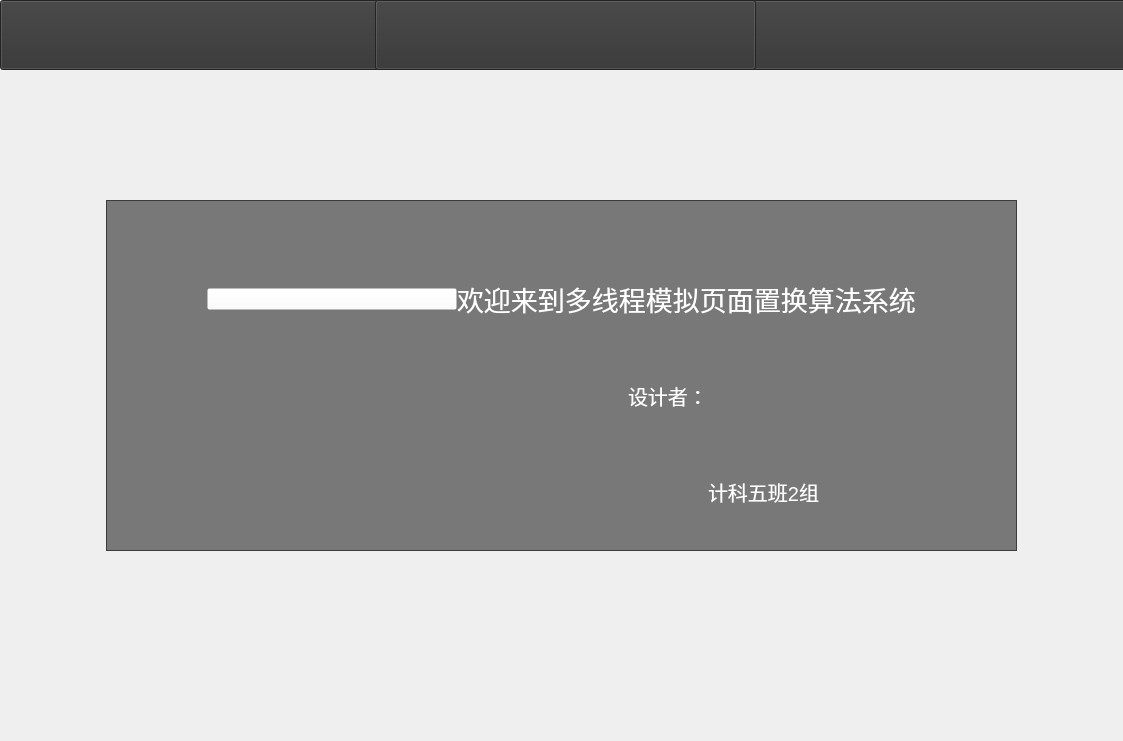
<?xml version="1.0" encoding="UTF-8"?>
<ui version="4.0">
 <class>MainWindow</class>
 <widget class="QMainWindow" name="MainWindow">
  <property name="enabled">
   <bool>true</bool>
  </property>
  <property name="geometry">
   <rect>
    <x>0</x>
    <y>0</y>
    <width>1123</width>
    <height>741</height>
   </rect>
  </property>
  <property name="windowTitle">
   <string>多线程模拟页面置换算法</string>
  </property>
  <property name="windowIcon">
   <iconset resource="res.qrc">
    <normaloff>:/icon/icon.png</normaloff>:/icon/icon.png</iconset>
  </property>
  <property name="styleSheet">
   <string notr="true">#MainWindow{
	border-image: url(:/icon/background.png);
}</string>
  </property>
  <widget class="QWidget" name="centralwidget">
   <layout class="QGridLayout" name="gridLayout">
    <property name="leftMargin">
     <number>0</number>
    </property>
    <property name="topMargin">
     <number>0</number>
    </property>
    <property name="rightMargin">
     <number>0</number>
    </property>
    <property name="bottomMargin">
     <number>0</number>
    </property>
    <property name="spacing">
     <number>0</number>
    </property>
    <item row="0" column="0">
     <widget class="QWidget" name="widget" native="true">
      <property name="sizePolicy">
       <sizepolicy hsizetype="Preferred" vsizetype="Preferred">
        <horstretch>0</horstretch>
        <verstretch>0</verstretch>
       </sizepolicy>
      </property>
      <property name="minimumSize">
       <size>
        <width>1121</width>
        <height>70</height>
       </size>
      </property>
      <property name="styleSheet">
       <string notr="true">background-color: rgb(255, 255, 255);</string>
      </property>
      <layout class="QGridLayout" name="gridLayout_4">
       <property name="leftMargin">
        <number>0</number>
       </property>
       <property name="topMargin">
        <number>0</number>
       </property>
       <property name="rightMargin">
        <number>0</number>
       </property>
       <property name="bottomMargin">
        <number>0</number>
       </property>
       <property name="spacing">
        <number>0</number>
       </property>
       <item row="0" column="0">
        <layout class="QGridLayout" name="gridLayout_3">
         <property name="spacing">
          <number>0</number>
         </property>
         <item row="0" column="0">
          <widget class="QPushButton" name="pushButton_13">
           <property name="minimumSize">
            <size>
             <width>381</width>
             <height>70</height>
            </size>
           </property>
           <property name="font">
            <font>
             <pointsize>12</pointsize>
            </font>
           </property>
           <property name="styleSheet">
            <string notr="true">#pushButton_13{background-color: rgb(51, 51, 51);
border-color: rgb(51, 51, 51);
}
#pushButton_13:hover{
	background-color: rgb(128, 128, 128);
}</string>
           </property>
           <property name="icon">
            <iconset resource="res.qrc">
             <normaloff>:/icon/settings.png</normaloff>:/icon/settings.png</iconset>
           </property>
           <property name="iconSize">
            <size>
             <width>60</width>
             <height>60</height>
            </size>
           </property>
          </widget>
         </item>
         <item row="0" column="2">
          <widget class="QPushButton" name="pushButton_15">
           <property name="minimumSize">
            <size>
             <width>381</width>
             <height>70</height>
            </size>
           </property>
           <property name="styleSheet">
            <string notr="true">#pushButton_15{background-color: rgb(51, 51, 51);
border-color: rgb(51, 51, 51);
}
#pushButton_15:hover{
	background-color: rgb(128, 128, 128);
}</string>
           </property>
           <property name="text">
            <string/>
           </property>
           <property name="icon">
            <iconset resource="res.qrc">
             <normaloff>:/icon/analyze.png</normaloff>:/icon/analyze.png</iconset>
           </property>
           <property name="iconSize">
            <size>
             <width>60</width>
             <height>60</height>
            </size>
           </property>
          </widget>
         </item>
         <item row="0" column="1">
          <widget class="QPushButton" name="pushButton_14">
           <property name="minimumSize">
            <size>
             <width>381</width>
             <height>70</height>
            </size>
           </property>
           <property name="styleSheet">
            <string notr="true">#pushButton_14{background-color: rgb(51, 51, 51);
border-color: rgb(51, 51, 51);
}
#pushButton_14:hover{
	background-color: rgb(128, 128, 128);
}</string>
           </property>
           <property name="text">
            <string/>
           </property>
           <property name="icon">
            <iconset resource="res.qrc">
             <normaloff>:/icon/run.png</normaloff>:/icon/run.png</iconset>
           </property>
           <property name="iconSize">
            <size>
             <width>60</width>
             <height>60</height>
            </size>
           </property>
          </widget>
         </item>
        </layout>
       </item>
      </layout>
     </widget>
    </item>
    <item row="3" column="0">
     <layout class="QHBoxLayout" name="horizontalLayout_4" stretch="1,6,1">
      <item>
       <widget class="QLabel" name="label_7">
        <property name="minimumSize">
         <size>
          <width>81</width>
          <height>351</height>
         </size>
        </property>
        <property name="styleSheet">
         <string notr="true">background-color: rgba(0, 0, 0, 0);</string>
        </property>
        <property name="text">
         <string/>
        </property>
       </widget>
      </item>
      <item>
       <widget class="QFrame" name="frame">
        <property name="minimumSize">
         <size>
          <width>911</width>
          <height>351</height>
         </size>
        </property>
        <property name="styleSheet">
         <string notr="true">background-color: rgba(0, 0, 0, 0.5);</string>
        </property>
        <property name="frameShape">
         <enum>QFrame::StyledPanel</enum>
        </property>
        <property name="frameShadow">
         <enum>QFrame::Raised</enum>
        </property>
        <layout class="QGridLayout" name="gridLayout_5">
         <property name="leftMargin">
          <number>100</number>
         </property>
         <property name="topMargin">
          <number>50</number>
         </property>
         <property name="rightMargin">
          <number>100</number>
         </property>
         <property name="bottomMargin">
          <number>10</number>
         </property>
         <property name="spacing">
          <number>0</number>
         </property>
         <item row="0" column="0">
          <layout class="QHBoxLayout" name="horizontalLayout">
           <property name="spacing">
            <number>0</number>
           </property>
           <item>
            <widget class="QPushButton" name="pushButton">
             <property name="styleSheet">
              <string notr="true">background-color: rgba(255, 255, 255,0);</string>
             </property>
             <property name="text">
              <string/>
             </property>
             <property name="icon">
              <iconset resource="res.qrc">
               <normaloff>:/icon/mainicon.png</normaloff>:/icon/mainicon.png</iconset>
             </property>
             <property name="iconSize">
              <size>
               <width>100</width>
               <height>100</height>
              </size>
             </property>
            </widget>
           </item>
           <item>
            <widget class="QLabel" name="label">
             <property name="font">
              <font>
               <pointsize>20</pointsize>
              </font>
             </property>
             <property name="styleSheet">
              <string notr="true">background-color: rgba(255, 255, 255,0);
color: rgb(255, 255, 255);</string>
             </property>
             <property name="text">
              <string>欢迎来到多线程模拟页面置换算法系统</string>
             </property>
            </widget>
           </item>
          </layout>
         </item>
         <item row="1" column="0">
          <layout class="QHBoxLayout" name="horizontalLayout_2">
           <property name="spacing">
            <number>0</number>
           </property>
           <item>
            <widget class="QLabel" name="label_2">
             <property name="minimumSize">
              <size>
               <width>421</width>
               <height>41</height>
              </size>
             </property>
             <property name="styleSheet">
              <string notr="true">background-color: rgba(0, 0, 0, 0);</string>
             </property>
             <property name="text">
              <string/>
             </property>
            </widget>
           </item>
           <item>
            <widget class="QLabel" name="label_3">
             <property name="minimumSize">
              <size>
               <width>101</width>
               <height>41</height>
              </size>
             </property>
             <property name="font">
              <font>
               <pointsize>15</pointsize>
              </font>
             </property>
             <property name="styleSheet">
              <string notr="true">background-color: rgba(255, 255, 255,0);
color: rgb(255, 255, 255);</string>
             </property>
             <property name="text">
              <string>设计者：</string>
             </property>
            </widget>
           </item>
           <item>
            <widget class="QLabel" name="label_6">
             <property name="minimumSize">
              <size>
               <width>141</width>
               <height>41</height>
              </size>
             </property>
             <property name="styleSheet">
              <string notr="true">background-color: rgba(0, 0, 0, 0);</string>
             </property>
             <property name="text">
              <string/>
             </property>
            </widget>
           </item>
          </layout>
         </item>
         <item row="2" column="0">
          <layout class="QHBoxLayout" name="horizontalLayout_3">
           <property name="spacing">
            <number>0</number>
           </property>
           <item>
            <widget class="QLabel" name="label_5">
             <property name="minimumSize">
              <size>
               <width>501</width>
               <height>41</height>
              </size>
             </property>
             <property name="styleSheet">
              <string notr="true">background-color: rgba(0, 0, 0, 0);</string>
             </property>
             <property name="text">
              <string/>
             </property>
            </widget>
           </item>
           <item>
            <widget class="QLabel" name="label_4">
             <property name="minimumSize">
              <size>
               <width>161</width>
               <height>51</height>
              </size>
             </property>
             <property name="font">
              <font>
               <pointsize>15</pointsize>
              </font>
             </property>
             <property name="styleSheet">
              <string notr="true">background-color: rgba(255, 255, 255,0);
color: rgb(255, 255, 255);</string>
             </property>
             <property name="text">
              <string>计科五班2组</string>
             </property>
            </widget>
           </item>
          </layout>
         </item>
        </layout>
       </widget>
      </item>
      <item>
       <widget class="QLabel" name="label_8">
        <property name="minimumSize">
         <size>
          <width>81</width>
          <height>351</height>
         </size>
        </property>
        <property name="styleSheet">
         <string notr="true">background-color: rgba(0, 0, 0, 0);</string>
        </property>
        <property name="text">
         <string/>
        </property>
       </widget>
      </item>
     </layout>
    </item>
    <item row="1" column="0">
     <spacer name="verticalSpacer">
      <property name="orientation">
       <enum>Qt::Vertical</enum>
      </property>
      <property name="sizeHint" stdset="0">
       <size>
        <width>20</width>
        <height>40</height>
       </size>
      </property>
     </spacer>
    </item>
    <item row="2" column="0">
     <widget class="QLabel" name="label_9">
      <property name="minimumSize">
       <size>
        <width>1101</width>
        <height>111</height>
       </size>
      </property>
      <property name="styleSheet">
       <string notr="true">background-color: rgba(0, 0, 0, 0);</string>
      </property>
      <property name="text">
       <string/>
      </property>
     </widget>
    </item>
    <item row="5" column="0">
     <widget class="QLabel" name="label_10">
      <property name="minimumSize">
       <size>
        <width>1101</width>
        <height>171</height>
       </size>
      </property>
      <property name="styleSheet">
       <string notr="true">background-color: rgba(0, 0, 0, 0);</string>
      </property>
      <property name="text">
       <string/>
      </property>
     </widget>
    </item>
    <item row="4" column="0">
     <spacer name="verticalSpacer_2">
      <property name="orientation">
       <enum>Qt::Vertical</enum>
      </property>
      <property name="sizeHint" stdset="0">
       <size>
        <width>20</width>
        <height>40</height>
       </size>
      </property>
     </spacer>
    </item>
   </layout>
  </widget>
  <action name="settings">
   <property name="checkable">
    <bool>true</bool>
   </property>
   <property name="checked">
    <bool>false</bool>
   </property>
   <property name="icon">
    <iconset resource="res.qrc">
     <normaloff>:/icon/settings1.png</normaloff>:/icon/settings1.png</iconset>
   </property>
   <property name="text">
    <string>参数设置</string>
   </property>
   <property name="toolTip">
    <string>属性设置</string>
   </property>
   <property name="font">
    <font>
     <pointsize>12</pointsize>
    </font>
   </property>
  </action>
  <action name="run">
   <property name="checkable">
    <bool>true</bool>
   </property>
   <property name="icon">
    <iconset resource="res.qrc">
     <normaloff>:/icon/run1.png</normaloff>:/icon/run1.png</iconset>
   </property>
   <property name="text">
    <string>程序运行</string>
   </property>
   <property name="font">
    <font>
     <pointsize>12</pointsize>
    </font>
   </property>
  </action>
  <action name="analyze">
   <property name="checkable">
    <bool>true</bool>
   </property>
   <property name="icon">
    <iconset resource="res.qrc">
     <normaloff>:/icon/analyze1.png</normaloff>:/icon/analyze1.png</iconset>
   </property>
   <property name="text">
    <string>结果分析</string>
   </property>
   <property name="font">
    <font>
     <pointsize>12</pointsize>
    </font>
   </property>
  </action>
 </widget>
 <resources>
  <include location="res.qrc"/>
 </resources>
 <connections/>
</ui>
